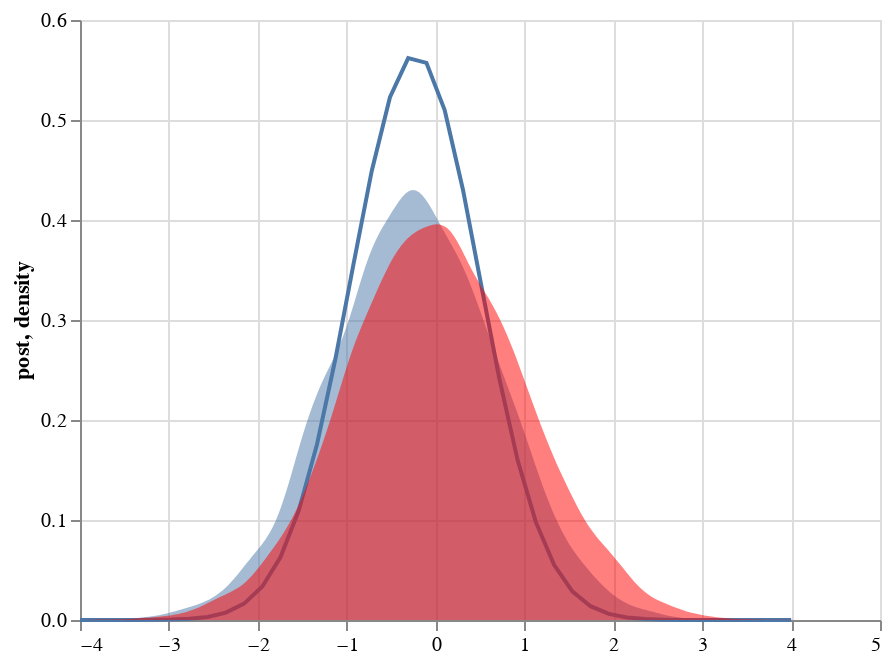

Notebook source saved alongside this figure:
### Code cell
df_lglks = pd.DataFrame(np.squeeze(lglks)/constant, columns=['post'])
df_lglks['z'] = np.linspace(-4,4,40)
alt.Chart(df_lglks).mark_line().encode(
            alt.X('z:Q', title=None),
            alt.Y('post:Q')
)+laplace_pdf+prior_pdf

### Figure 1 — Vega-Lite specification as saved in the notebook (floating-point values rounded to 4 significant figures; data arrays with more than 128 entries replaced by an {"elided": "..."} marker saying what was removed)
{"config": {"view": {"continuousWidth": 400, "continuousHeight": 300}}, "layer": [{"data": {"name": "data-dcc4d3a56cfd13b306cc84a452df2aa7"}, "mark": "line", "encoding": {"x": {"type": "quantitative", "field": "z", "title": null}, "y": {"type": "quantitative", "field": "post"}}}, {"data": {"name": "data-930a9c269a02e4ddf0ff755da3e5e139"}, "mark": {"type": "area", "opacity": 0.5}, "encoding": {"x": {"type": "quantitative", "field": "value", "title": null}, "y": {"type": "quantitative", "field": "density"}}, "transform": [{"fold": ["value"]}, {"density": "value"}]}, {"data": {"name": "data-9467d6224c47446d05f00ef312493867"}, "mark": {"type": "area", "color": "red", "opacity": 0.5}, "encoding": {"x": {"type": "quantitative", "field": "value", "title": null}, "y": {"type": "quantitative", "field": "density"}}, "transform": [{"fold": ["value"]}, {"density": "value"}]}], "$schema": "https://vega.github.io/schema/vega-lite/v4.8.1.json", "datasets": {"data-dcc4d3a56cfd13b306cc84a452df2aa7": [{"post": 7.198e-07, "z": -4.0}, {"post": 3.028e-06, "z": -3.795}, {"post": 1.175e-05, "z": -3.59}, {"post": 4.207e-05, "z": -3.385}, {"post": 0.000139, "z": -3.179}, {"post": 0.0004237, "z": -2.974}, {"post": 0.001192, "z": -2.769}, {"post": 0.003094, "z": -2.564}, {"post": 0.007413, "z": -2.359}, {"post": 0.01639, "z": -2.154}, {"post": 0.03345, "z": -1.949}, {"post": 0.06302, "z": -1.744}, {"post": 0.1096, "z": -1.538}, {"post": 0.1758, "z": -1.333}, {"post": 0.2604, "z": -1.128}, {"post": 0.3559, "z": -0.9231}, {"post": 0.449, "z": -0.7179}, {"post": 0.5228, "z": -0.5128}, {"post": 0.5618, "z": -0.3077}, {"post": 0.5571, "z": -0.1026}, {"post": 0.5099, "z": 0.1026}, {"post": 0.4305, "z": 0.3077}, {"post": 0.3354, "z": 0.5128}, {"post": 0.2411, "z": 0.7179}, {"post": 0.1599, "z": 0.9231}, {"post": 0.09782, "z": 1.128}, {"post": 0.0552, "z": 1.333}, {"post": 0.02872, "z": 1.538}, {"post": 0.01379, "z": 1.744}, {"post": 0.006101, "z": 1.949}, {"post": 0.002489, "z": 2.154}, {"post": 0.0009364, "z": 2.359}, {"post": 0.0003247, "z": 2.564}, {"post": 0.0001038, "z": 2.769}, {"post": 3.057e-05, "z": 2.974}, {"post": 8.299e-06, "z": 3.179}, {"post": 2.076e-06, "z": 3.385}, {"post": 4.784e-07, "z": 3.59}, {"post": 1.016e-07, "z": 3.795}, {"post": 1.986e-08, "z": 4.0}], "data-930a9c269a02e4ddf0ff755da3e5e139": {"elided": "10000 records"}, "data-9467d6224c47446d05f00ef312493867": {"elided": "10000 records"}}}
